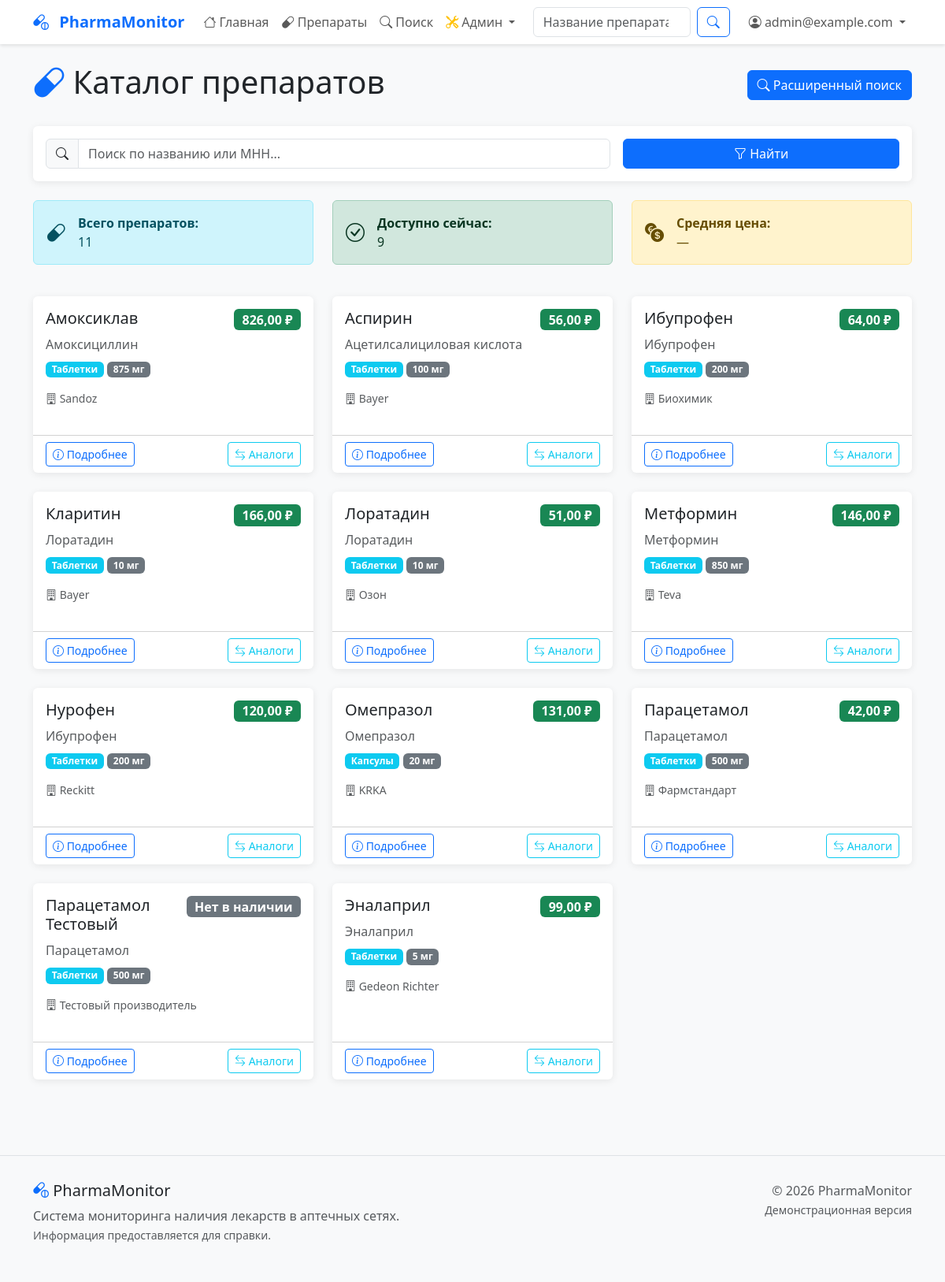
Page /drugs/ (signed in) on the committed database.
### drugs/models.py (models this page shows, shortened)
class CustomUser(AbstractBaseUser, PermissionsMixin):
    email = models.EmailField("Электронная почта", unique=True)
    username = models.CharField("Имя пользователя", max_length=150, unique=True, blank=True, null=True)
    first_name = models.CharField("Имя", max_length=150, blank=True)
    last_name = models.CharField("Фамилия", max_length=150, blank=True)
    is_staff = models.BooleanField("Сотрудник", default=False)
    is_active = models.BooleanField("Активен", default=True)
    date_joined = models.DateTimeField("Дата регистрации", auto_now_add=True)
    email_notifications = models.BooleanField("Email уведомления", default=True)
    objects = CustomUserManager()
    USERNAME_FIELD = 'email'
    REQUIRED_FIELDS = ['username']  # Важно: добавьте username сюда
    class Meta:
        verbose_name = "Пользователь"
        verbose_name_plural = "Пользователи"
        db_table = 'custom_user'  # Явно указываем имя таблицы
    def get_full_name(self):
        full_name = f"{self.first_name} {self.last_name}".strip()
        return full_name if full_name else self.email

class Drug(models.Model):
    mnn = models.CharField("МНН (Международное название)", max_length=255)
    trade_name = models.CharField("Торговое название", max_length=255)
    form = models.CharField("Форма выпуска", max_length=100)
    dosage = models.CharField("Дозировка", max_length=100)
    manufacturer = models.CharField("Производитель", max_length=255)
    atx_code = models.CharField("АТХ код", max_length=20, blank=True, null=True)
    description = models.TextField("Описание", blank=True, null=True)
    created_at = models.DateTimeField("Дата добавления", auto_now_add=True)
    updated_at = models.DateTimeField("Дата обновления", auto_now=True)
    class Meta:
        verbose_name = "Препарат"
        verbose_name_plural = "Препараты"
        ordering = ['trade_name']

### drugs/views.py (the view)
# urls.py: path('', views.drug_list, name='drug_list'),
def drug_list(request):
    query = request.GET.get('q', '')
    drugs = Drug.objects.annotate(
        min_price=Min('availability__price'),
        pharmacy_count=Count('availability', distinct=True)
    ).all()
    if query:
        drugs = drugs.filter(
            Q(trade_name__icontains=query) |
            Q(mnn__icontains=query) |
            Q(manufacturer__icontains=query)
        )
    drugs = drugs.order_by('trade_name')
    available_drugs = drugs.filter(availability__is_available=True).distinct().count()
    return render(request, 'drugs/drug_list.html', {
        'drugs': drugs,
        'total_drugs': drugs.count(),
        'available_drugs': available_drugs,
        'query': query,
    })

### drugs/templates/drugs/drug_list.html (shortened to what this page needs)
{% extends 'base.html' %}
{% block content %}
<div class="d-flex justify-content-between align-items-center mb-4">
    <h1><i class="bi bi-capsule text-primary"></i> Каталог препаратов</h1>
    <a href="{% url 'drugs:drug_search' %}" class="btn btn-primary">
        <i class="bi bi-search"></i> Расширенный поиск
    </a>
</div>
<div class="card mb-4">
    <div class="card-body">
        <form method="get" class="row g-3">
            <div class="col-md-8">
                <div class="input-group">
                    <span class="input-group-text">
                        <i class="bi bi-search"></i>
                    </span>
                    <input type="text" class="form-control" name="q"
                           placeholder="Поиск по названию или МНН..."
                           value="{{ query|default:'' }}">
                </div>
            </div>
            <div class="col-md-4">
                <button type="submit" class="btn btn-primary w-100">
                    <i class="bi bi-funnel"></i> Найти
                </button>
            </div>
        </form>
    </div>
</div>
<div class="row mb-4">
    <div class="col-md-4">
        <div class="alert alert-info d-flex align-items-center">
            <i class="bi bi-capsule me-3 fs-4"></i>
            <div>
                <strong>Всего препаратов:</strong><br>
                {{ total_drugs|default:"3" }}
            </div>
        </div>
    </div>
    <div class="col-md-4">
        <div class="alert alert-success d-flex align-items-center">
            <i class="bi bi-check-circle me-3 fs-4"></i>
            <div>
                <strong>Доступно сейчас:</strong><br>
                {{ available_drugs|default:"3" }}
            </div>
        </div>
    </div>
    <div class="col-md-4">
        <div class="alert alert-warning d-flex align-items-center">
            <i class="bi bi-currency-exchange me-3 fs-4"></i>
            <div>
                <strong>Средняя цена:</strong><br>
                {% if drugs and drugs.0.lowest_price %}
                    {{ drugs.0.lowest_price }} ₽
                {% else %}
                    —
                {% endif %}
            </div>
        </div>
    </div>
</div>
{% if drugs %}
<div class="row">
    {% for drug in drugs %}
    <div class="col-md-4 mb-4">
        <div class="card h-100">
            <div class="card-body">
                <div class="d-flex justify-content-between align-items-start mb-2">
                    <h5 class="card-title">{{ drug.trade_name }}</h5>
                    {% if drug.min_price %}
                    <span class="badge bg-success fs-6">{{ drug.min_price|floatformat:2 }} ₽</span>
                    {% else %}
                    <span class="badge bg-secondary fs-6">Нет в наличии</span>
                    {% endif %}
                </div>
                <h6 class="card-subtitle mb-2 text-muted">{{ drug.mnn }}</h6>
                <div class="mb-3">
                    <span class="badge bg-info">{{ drug.form }}</span>
                    <span class="badge bg-secondary">{{ drug.dosage }}</span>
                </div>
                <p class="card-text text-muted small">
                    <i class="bi bi-building"></i> {{ drug.manufacturer }}
                </p>
            </div>
            <div class="card-footer bg-transparent">
                <div class="d-flex justify-content-between">
                    <a href="{% url 'drugs:drug_detail' drug.id %}" class="btn btn-sm btn-outline-primary">
                        <i class="bi bi-info-circle"></i> Подробнее
                    </a>
                    <a href="{% url 'drugs:drug_search' %}?mnn={{ drug.mnn }}" class="btn btn-sm btn-outline-info">
                        <i class="bi bi-arrow-left-right"></i> Аналоги
                    </a>
                </div>
            </div>
        </div>
    </div>
    {% endfor %}
</div>
{% endif %}
{% endblock %}

### templates/base.html (shortened to what this page needs)
<!DOCTYPE html>
<html lang="ru">
<head>
    <link href="https://cdn.jsdelivr.net/npm/bootstrap@5.3.0/dist/css/bootstrap.min.css" rel="stylesheet">
    <link rel="stylesheet" href="https://cdn.jsdelivr.net/npm/bootstrap-icons@1.10.0/font/bootstrap-icons.css">
</head>
<body>
    <nav class="navbar navbar-expand-lg navbar-light bg-white navbar-shadow">
        <div class="container">
            <a class="navbar-brand text-primary" href="{% url 'home' %}">
                <i class="bi bi-capsule-pill me-2"></i>
                <strong>PharmaMonitor</strong>
            </a>
            <div class="collapse navbar-collapse" id="navbarNav">
                <ul class="navbar-nav me-auto">
                    <li class="nav-item">
                        <a class="nav-link" href="{% url 'home' %}">
                            <i class="bi bi-house"></i> Главная
                        </a>
                    </li>
                    <li class="nav-item">
                        <a class="nav-link" href="{% url 'drugs:drug_list' %}">
                            <i class="bi bi-capsule"></i> Препараты
                        </a>
                    </li>
                    <li class="nav-item">
                        <a class="nav-link" href="{% url 'drugs:drug_search' %}">
                            <i class="bi bi-search"></i> Поиск
                        </a>
                    </li>
                    {% if user.is_staff %}
                    <li class="nav-item dropdown">
                        <a class="nav-link dropdown-toggle" href="#" id="adminDropdown" role="button"
                           data-bs-toggle="dropdown" aria-expanded="false">
                            <i class="bi bi-tools text-warning"></i> Админ
                        </a>
                    </li>
                    {% endif %}
                </ul>
                <form class="d-flex me-3" method="get" action="{% url 'drugs:drug_search' %}">
                    <input class="form-control me-2" type="search" name="q"
                           placeholder="Название препарата..." style="width: 200px;">
                    <button class="btn btn-outline-primary" type="submit">
                        <i class="bi bi-search"></i>
                    </button>
                </form>
                <ul class="navbar-nav">
                    {% if user.is_authenticated %}
                        <li class="nav-item dropdown">
                            <a class="nav-link dropdown-toggle" href="#" id="userDropdown" role="button" data-bs-toggle="dropdown">
                                <i class="bi bi-person-circle"></i> {{ user.get_full_name|default:user.email }}
                            </a>
                        </li>
                    {% endif %}
                </ul>
            </div>
        </div>
    </nav>
    <main class="container py-4">
        {% block content %}{% endblock %}
    </main>
    <footer class="mt-5">
        <div class="container">
            <div class="row">
                <div class="col-md-6">
                    <h5><i class="bi bi-capsule-pill text-primary"></i> PharmaMonitor</h5>
                    <p class="text-muted">
                        Система мониторинга наличия лекарств в аптечных сетях.<br>
                        <small>Информация предоставляется для справки.</small>
                    </p>
                </div>
                <div class="col-md-6 text-md-end">
                    <p class="mb-0 text-muted">
                        &copy; {% now "Y" %} PharmaMonitor<br>
                        <small>Демонстрационная версия</small>
                    </p>
                </div>
            </div>
        </div>
    </footer>
</body>
</html>

### templates/base.html (style rules this page uses)
body { font-family: 'Segoe UI', system-ui, -apple-system, sans-serif; background-color: #f8f9fa; }
.navbar-brand { font-weight: 600; }
.card { border: none; box-shadow: 0 2px 10px rgba(0,0,0,0.08); transition: transform 0.2s; margin-bottom: 20px; }
footer { margin-top: 3rem; padding: 2rem 0; background-color: #f8f9fa; border-top: 1px solid #dee2e6; }
.navbar { box-shadow: 0 2px 4px rgba(0,0,0,0.1); }

### rows in the picture
CustomUser: get_full_name "admin@example.com"
Drug: trade_name "Амоксиклав", min_price "826,00", mnn "Амоксициллин", form "Таблетки", dosage "875 мг", manufacturer "Sandoz"
Drug: trade_name "Аспирин", min_price "56,00", mnn "Ацетилсалициловая кислота", form "Таблетки", dosage "100 мг", manufacturer "Bayer"
Drug: trade_name "Ибупрофен", min_price "64,00", mnn "Ибупрофен", form "Таблетки", dosage "200 мг", manufacturer "Биохимик"
Drug: trade_name "Кларитин", min_price "166,00", mnn "Лоратадин", form "Таблетки", dosage "10 мг", manufacturer "Bayer"
Drug: trade_name "Лоратадин", min_price "51,00", mnn "Лоратадин", form "Таблетки", dosage "10 мг", manufacturer "Озон"
Drug: trade_name "Метформин", min_price "146,00", mnn "Метформин", form "Таблетки", dosage "850 мг", manufacturer "Teva"
Drug: trade_name "Нурофен", min_price "120,00", mnn "Ибупрофен", form "Таблетки", dosage "200 мг", manufacturer "Reckitt"
Drug: trade_name "Омепразол", min_price "131,00", mnn "Омепразол", form "Капсулы", dosage "20 мг", manufacturer "KRKA"
Drug: trade_name "Парацетамол", min_price "42,00", mnn "Парацетамол", form "Таблетки", dosage "500 мг", manufacturer "Фармстандарт"
Drug: trade_name "Парацетамол Тестовый", shows "Нет в наличии", mnn "Парацетамол", form "Таблетки", dosage "500 мг", manufacturer "Тестовый производитель"
Drug: trade_name "Эналаприл", min_price "99,00", mnn "Эналаприл", form "Таблетки", dosage "5 мг", manufacturer "Gedeon Richter"

### other values in the picture
{{ total_drugs|default:"3" }} "11"
{{ available_drugs|default:"3" }} "9"
